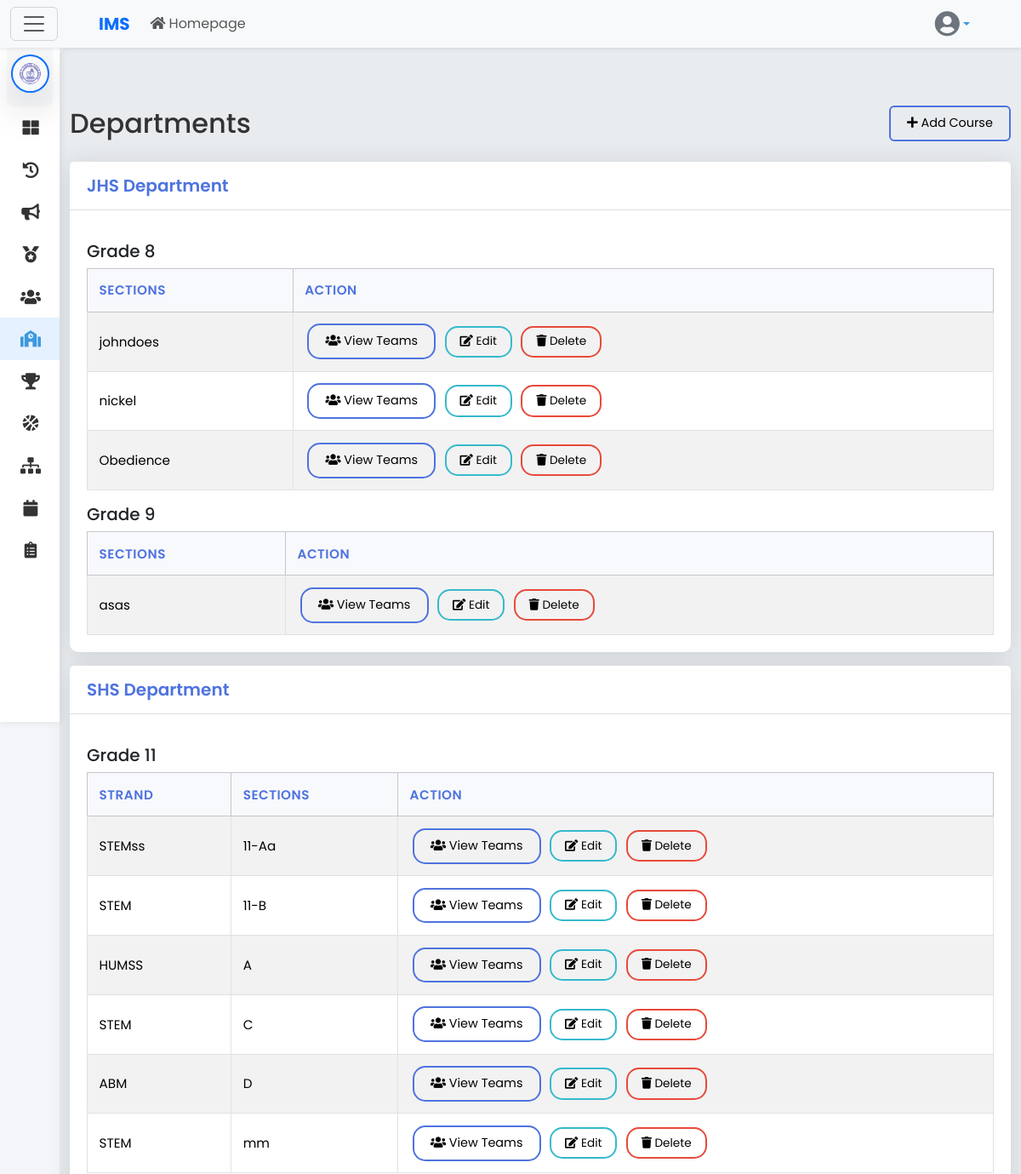
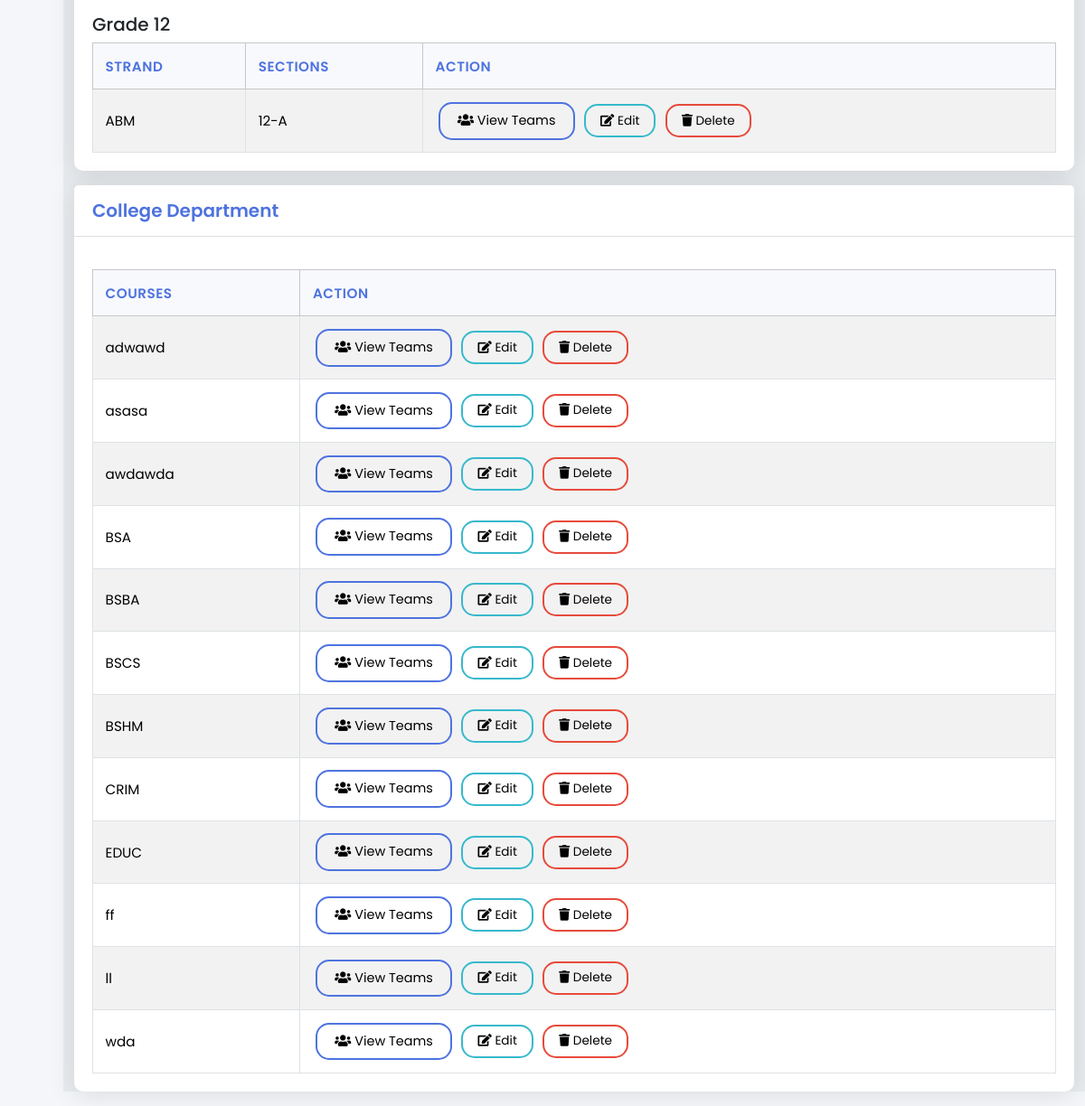
The app's page /departments/departments.php (signed in) with its own data (2 pictures, top to bottom).
### tables this page shows
CREATE TABLE `schools` (
  `school_id` int(11) NOT NULL,
  `logo` varchar(255) DEFAULT NULL,
  `school_name` varchar(255) NOT NULL,
  `school_code` varchar(50) NOT NULL,
  `address` text DEFAULT NULL,
  `created_at` timestamp NOT NULL DEFAULT current_timestamp(),
  `updated_at` timestamp NOT NULL DEFAULT current_timestamp() ON UPDATE current_timestamp()
);

CREATE TABLE `grade_section_course` (
  `id` int(11) NOT NULL,
  `department_id` int(11) NOT NULL,
  `grade_level` enum('Grade 1','Grade 2','Grade 3','Grade 4','Grade 5','Grade 6','Grade 7','Grade 8','Grade 9','Grade 10','Grade 11','Grade 12') DEFAULT NULL,
  `strand` varchar(64) DEFAULT NULL,
  `section_name` varchar(50) DEFAULT NULL,
  `course_name` varchar(100) DEFAULT NULL,
  `Points` int(11) DEFAULT 0
);

### departments/departments.php (the view, shortened to what this page needs)
<?php
$conn = con();
$school_id = $_SESSION['school_id'];
$department_name = $_SESSION['department_name'];
$sql = "
    SELECT gsc.id, gsc.grade_level, gsc.section_name, gsc.course_name, d.department_name, gsc.strand, d.id as department_id
    FROM grade_section_course AS gsc
    JOIN departments AS d ON gsc.department_id = d.id
    WHERE d.school_id = ?";
$sql .= " ORDER BY d.department_name, gsc.grade_level, gsc.section_name, gsc.course_name";
$stmt = $conn->prepare($sql);
if (isset($dept_id_to_use)) {
    $stmt->bind_param("ii", $school_id, $dept_id_to_use);
} else {
    $stmt->bind_param("i", $school_id);
}
$stmt->execute();
$result = $stmt->get_result();
$sections_by_department = [];
while ($row = $result->fetch_assoc()) {
    $department = $row['department_name'] ?? 'Unknown Department';
    $grade = $row['grade_level'];
    $name = ($department == 'College') ? $row['course_name'] : $row['section_name'];
    $sections_by_department[$department][$grade][] = [
        'id' => $row['id'],
        'name' => $name,
        'strand' => $row['strand'] ?? ''
    ];
}
include '../navbar/navbar.php';
?>
<!DOCTYPE html>
<html lang="en">
<head>
    <link href="https://cdn.jsdelivr.net/npm/bootstrap@5.3.3/dist/css/bootstrap.min.css" rel="stylesheet">
    <link rel="stylesheet" href="https://cdnjs.cloudflare.com/ajax/libs/font-awesome/5.15.4/css/all.min.css">
    <link rel="stylesheet" href="../styles/dashboard.css">
</head>
<body>
    <div class="wrapper">
        <?php
        $current_page = 'departments';
        include '../department_admin/sidebar.php';
        ?>
        <div id="content">
            <div class="container mt-5">
                <div class="d-flex justify-content-between align-items-center">
                    <h2 class="mb-0">Departments</h2>
                    <button type="button" class="btn btn-primary" data-bs-toggle="modal" data-bs-target="#addSectionModal">
                        <i class="fas fa-plus"></i>
                        <?php echo ($role == 'School Admin') ? 'Add' : (($department_name == 'College') ? 'Add Course' : 'Add Section'); ?>
                    </button>
                </div>
            </div>
            <div class="container mt-4">
                <?php foreach ($sections_by_department as $department_name => $grades): ?>
                    <div class="card">
                        <div class="card-header">
                            <h5><?php echo htmlspecialchars($department_name); ?> Department</h5>
                        </div>
                        <div class="card-body">
                            <?php foreach ($grades as $grade_level => $items): ?>
                                <div class="mt-3">
                                    <h5><?php echo htmlspecialchars($department_name === 'College' ? $grade_level : $grade_level); ?></h5>
                                    <div class="table-responsive">
                                        <table class="table table-striped table-bordered">
                                            <thead class="table-light">
                                                <tr>
                                                    <?php if ($department_name === 'SHS'): ?>
                                                        <th>Strand</th>
                                                    <?php endif; ?>
                                                    <th><?php echo ($department_name === 'College') ? 'Courses' : 'Sections'; ?></th>
                                                    <th>Action</th>
                                                </tr>
                                            </thead>
                                            <tbody>
                                                <?php foreach ($items as $item): ?>
                                                    <tr>
                                                        <?php if ($department_name === 'SHS'): ?>
                                                            <td><?php echo htmlspecialchars($item['strand']); ?></td>
                                                        <?php endif; ?>
                                                        <td><?php echo htmlspecialchars($item['name']); ?></td>
                                                        <td>
                                                            <a href="../teams/adminteams.php?grade_section_course_id=<?php echo $item['id']; ?>" class="btn btn-primary btn-sm">
                                                                <i class="fas fa-users"></i> View Teams
                                                            </a>
                                                            <button class="btn btn-info btn-sm edit-btn"
                                                                data-id="<?php echo $item['id']; ?>"
                                                                data-department="<?php echo htmlspecialchars($department_name); ?>"
                                                                data-grade="<?php echo htmlspecialchars($grade_level); ?>">
                                                                <i class="fas fa-edit"></i> Edit
                                                            </button>
                                                            <button class="btn btn-danger btn-sm delete-section" data-bs-toggle="modal" data-bs-target="#deleteSectionModal" data-id="<?php echo $item['id']; ?>">
                                                                <i class="fas fa-trash"></i> Delete
                                                            </button>
                                                        </td>
                                                    </tr>
                                                <?php endforeach; ?>
                                            </tbody>
                                        </table>
                                    </div>
                                </div>
                            <?php endforeach; ?>
                        </div>
                    </div>
                <?php endforeach; ?>
            </div>
        </div>
    </div>
</body>
</html>

### department_admin/sidebar.php (shortened to what this page needs)
<?php
$school_id = $_SESSION['school_id'];
$role = $_SESSION['role'];
$conn = con();
$stmt = $conn->prepare("SELECT logo, school_name FROM schools WHERE school_id = ?");
$stmt->bind_param("i", $school_id);
$stmt->execute();
$result = $stmt->get_result();
$school = $result->fetch_assoc();
?>
<nav id="sidebar" class="mt-0 mt-sm-2 mt-md-3 mt-lg-4 mt-xl-5 overflow-auto">
    <div class="sidebar-header-logo text-center p-3 bg-light bg-gradient rounded-3 mx-2">
        <div class="d-flex justify-content-center align-items-center logo-container">
            <div class="position-relative logo-wrapper">
                <img src="../uploads/logos/<?php echo htmlspecialchars($school['logo']); ?>"
                    alt="<?php echo htmlspecialchars($school['school_name']); ?>"
                    class="img-fluid rounded-circle shadow-lg border border-2 border-primary p-2 logo-image"
                    style="max-width: 110px; height: auto; object-fit: contain;">
            </div>
        </div>
    </div>
    <ul class="list-unstyled components">
        <li class="<?php echo ($current_page == 'admindashboard') ? 'active' : ''; ?>">
            <a href="<?php echo ($role === 'School Admin') ? '../school_admin/schooladmindashboard.php' : '../department_admin/departmentadmindashboard.php'; ?>">
                <i class="fas fa-th-large"></i>
            </a>
        </li>
        <li class="<?php echo ($current_page == 'Logs') ? 'active' : ''; ?>">
            <a href="../user_logs/user_logs.php">
                <i class="fas fa-history"></i>
            </a>
        </li>
        <li class="<?php echo ($current_page == 'adminannouncement') ? 'active' : ''; ?>">
            <a href="../announcements/adminannouncement.php">
                <i class="fas fa-bullhorn"></i>
            </a>
        </li>
        <li class="<?php echo ($current_page == 'pointingsystem') ? 'active' : ''; ?>">
            <a href="../pointing_system/pointing_system.php">
                <i class="fas fa-medal"></i>
            </a>
        </li>
        <li class="nav-item">
            <a href="#usersSubmenu" data-bs-toggle="collapse" aria-expanded="false" class="dropdown-toggle <?php echo ($current_page == 'committeelist') ? 'active' : ''; ?>">
                <i class="fas fa-users"></i>
            </a>
        </li>
        <li class="nav-item">
            <a href="#departmentsSubmenu" data-bs-toggle="collapse" aria-expanded="false" class="dropdown-toggle <?php echo ($current_page == 'departments') ? 'active' : ''; ?>">
                <i class="fas fa-school"></i>
            </a>
        </li>
        <li class="nav-item">
            <a href="../rankings/leaderboards.php" class="<?php echo ($current_page == 'leaderboards') ? 'active' : ''; ?>">
                <i class="fas fa-trophy"></i>
            </a>
        </li>
        <li class="<?php echo ($current_page == 'games') ? 'active' : ''; ?>">
            <a href="../games/games.php">
                <i class="fas fa-basketball-ball"></i>
            </a>
        </li>
        <li class="nav-item">
            <a href="../brackets/admin_brackets.php" class="<?php echo ($current_page == 'Brackets') ? 'active' : ''; ?>">
                <i class="fas fa-sitemap"></i>
            </a>
        </li>
        <li class="nav-item">
            <a href="../schedule/schedule.php" class="<?php echo ($current_page == 'schedule') ? 'active' : ''; ?>">
                <i class="fas fa-calendar"></i>
            </a>
        </li>
        <li class="nav-item">
            <a href="#matchlistSubmenu" data-bs-toggle="collapse" aria-expanded="false" class="dropdown-toggle <?php echo ($current_page == 'matchlist') ? 'active' : ''; ?>">
                <i class="fas fa-clipboard-list"></i>
            </a>
        </li>
    </ul>
</nav>

### styles/dashboard.css (style rules this page uses)
:root { --primary-color: #3C99DC; --secondary-color: #23b788; --accent-color: #DE2C7C; --background-color: #f4f6f9; --sidebar-color: #2C3E50; --sidebar-hover-color: #1A252F; --text-color: #ffffff; --card-bg-color: #ffffff; --card-text-color: #333333; --sidebar-width: 250px; --sidebar-mini-width: 70px; --transition-speed: 0.3s; --body-bg: #f4f6f9; }
body { font-family: 'Poppins', sans-serif; background: var(--background-color); color: var(--card-text-color); margin: 0; padding: 0; overflow-x: hidden; }
a { color: var(--primary-color); text-decoration: none; transition: color 0.3s; }
h2 { color: var(--card-text-color); }
html, body { height: 100%; margin: 0; padding: 0; overflow-x: hidden; }
#sidebar { min-width: var(--sidebar-mini-width); max-width: var(--sidebar-mini-width); position: fixed; left: 0; top: 0; z-index: 999; transition: all var(--transition-speed); background: var(--card-bg-color); box-shadow: 0 0 10px rgba(0, 0, 0, 0.1); overflow-y: auto; height: 100vh; padding-bottom: 60px; }
.logo-image { width: 45px; transition: all var(--transition-speed); }
#sidebar ul { padding: 0; margin: 0; list-style: none; }
#sidebar ul li a { padding: 0.8rem 1rem; display: flex; align-items: center; white-space: nowrap; overflow: hidden; color: var(--card-text-color); text-decoration: none; transition: all var(--transition-speed); }
#sidebar ul li a i { min-width: calc(var(--sidebar-mini-width) - 30px); text-align: center; font-size: 1.2rem; margin-right: 0.75rem; }
#sidebar .active { background-color: rgba(0, 123, 255, 0.1); color: var(--primary-color); }
#content { width: calc(100% - var(--sidebar-mini-width)); margin-left: var(--sidebar-mini-width); min-height: 100vh; transition: all var(--transition-speed); position: relative; padding-top: 20px; border-top-left-radius: 10px; background-color: #e9ecef; }

### departments/departments.php (style rules this page uses)
.card { border: none; transition: all 0.3s ease; border-radius: 10px; margin-bottom: 1rem; box-shadow: 0 0.15rem 1.75rem 0 rgba(58, 59, 69, 0.15); }
.card-header { padding: 1rem 1.25rem; background-color: white; border-bottom: 1px solid rgba(0, 0, 0, .125); display: flex; justify-content: space-between; align-items: center; }
.card-header h5 { margin: 0; color: #4e73df; font-weight: 600; }
.card-body { padding: 1.25rem; }
.table { font-size: 0.95rem; margin-bottom: 0; }
.table> :not(caption)>*>* { padding: 0.85rem; }
.table th { font-weight: 600; color: #4e73df; border-top: none; background-color: #f8f9fc; font-size: 0.95rem; text-transform: uppercase; letter-spacing: 0.5px; }
.table td { vertical-align: middle; font-size: 0.95rem; color: black; }
.btn-sm { padding: 0.4rem 1rem; font-size: 0.85rem; border-radius: 15px; margin: 0 0.2rem; border-width: 2px; }
.btn-danger { background-color: transparent; border: 2px solid #e74a3b; color: black; }
.btn-info { background-color: transparent; border: 2px solid #36b9cc; color: black; }
.btn-primary { background-color: transparent; border: 2px solid #4e73df; color: black; padding: 0.5rem 1.2rem; font-size: 0.9rem; }

### records on screen
schools: logo (picture)
grade_section_course: section_name "johndoes"
grade_section_course: section_name "nickel"
grade_section_course: section_name "Obedience"
grade_section_course: section_name "asas"
grade_section_course: strand "STEMss", section_name "11-Aa"
grade_section_course: strand "STEM", section_name "11-B"
grade_section_course: strand "HUMSS", section_name "A"
grade_section_course: strand "STEM", section_name "C"
grade_section_course: strand "ABM", section_name "D"
grade_section_course: strand "STEM", section_name "mm"
grade_section_course: strand "ABM", section_name "12-A"
grade_section_course: course_name "adwawd"
grade_section_course: course_name "asasa"
grade_section_course: course_name "awdawda"
grade_section_course: course_name "BSA"
grade_section_course: course_name "BSBA"
grade_section_course: course_name "BSCS"
grade_section_course: course_name "BSHM"
grade_section_course: course_name "CRIM"
grade_section_course: course_name "EDUC"
grade_section_course: course_name "wda"

### other values on screen
$department_name "JHS"
$department_name === 'College' ? $grade_level : $grade_level "Grade 8"
$department_name === 'College' ? $grade_level : $grade_level "Grade 9"
$department_name "SHS"
$department_name === 'College' ? $grade_level : $grade_level "Grade 11"
$department_name === 'College' ? $grade_level : $grade_level "Grade 12"
$department_name "College"
$item['name'] "ff"
$item['name'] "ll"
